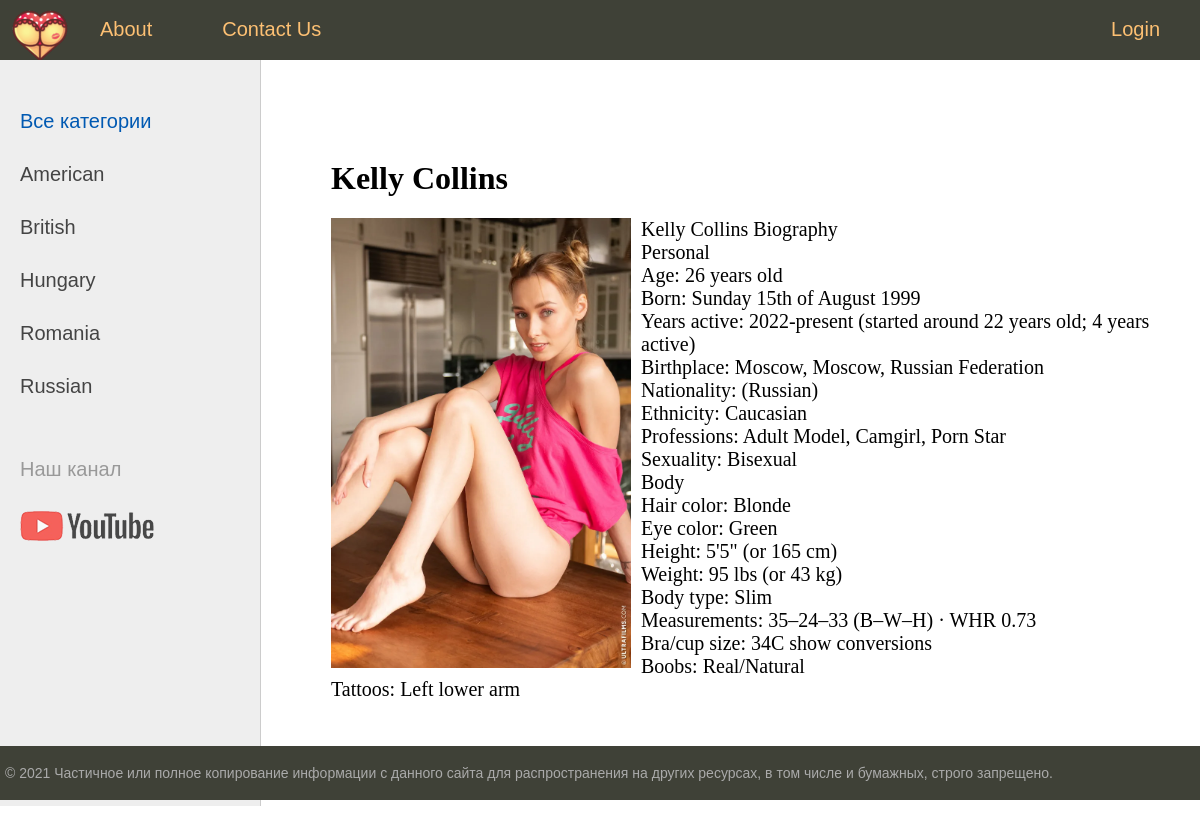
/post/kelly-collins/, run on the app's committed database.
### women/models.py (models this page shows, shortened)
class Category(models.Model):
    name=models.CharField(max_length=100,db_index=True,verbose_name='Ady')
    slug=models.SlugField(max_length=255,unique=True,db_index=True,verbose_name='URL')
    def get_absolute_url(self):
        return reverse('category',kwargs={'cat_slug':self.slug})
    class Meta:
        verbose_name='Kategoriya'
        verbose_name_plural='Kategoriyalar'
        ordering=['id']

class Women(models.Model):
    title=models.CharField(max_length=255,verbose_name='Ady')
    slug=models.SlugField(max_length=255,unique=True,db_index=True,verbose_name='URL')
    content=models.TextField(blank=True,verbose_name='Tekst')
    photo=models.ImageField(upload_to="photos/%Y/%m/%d",verbose_name='Surat')
    time_create=models.DateTimeField(auto_now_add=True,verbose_name='Doran wagty')
    time_update=models.DateTimeField(auto_now=True,verbose_name='Uytgan wagty')
    is_published=models.BooleanField(default=True,verbose_name='Publikasiya')
    cat=models.ForeignKey('Category',on_delete=models.PROTECT,verbose_name='Kategoriya')
    def __str__(self):
        return self.title
    class Meta:
        verbose_name='Pornstar'
        verbose_name_plural='PornStars'
        ordering=['-time_create','title']

### women/views.py (the view)
# urls.py: path('post/<slug:post_slug>/',ShowPost.as_view(),name='post'),
class ShowPost(DataMixin,DetailView):
    model=Women
    template_name='women/post.html'
    slug_url_kwarg='post_slug'
    context_object_name='post'
    def get_context_data(self,*,object_list=None,**kwargs):
        context=super().get_context_data(**kwargs)
        c_def=self.get_user_context(title=context['post'])
        return dict(list(context.items())+list(c_def.items()))

### women/templatetags/women_tags.py (called while the page is built)
@register.inclusion_tag('women/list_categories.html')
def show_categories(sort=None, cat_selected=0):
    if sort:
        cats=Category.objects.order_by(sort)
    else:
        cats=Category.objects.all()
    return {'cats':cats,'cat_selected':cat_selected}

### women/utils.py (called while the page is built)
    def get_user_context(self,**kwargs):
        context=kwargs
        cats=Category.objects.annotate(Count('women'))
        user_menu=menu.copy()
        if not self.request.user.is_authenticated:
            user_menu.pop(1)
        context['menu']=user_menu
        context['cats']=cats
        if 'cat_selected'not in context:
            context['cat_selected']=0
        return context

### women/templates/women/post.html
{%extends 'women/base.html'%}
{%block content%}
<h1>{{post.title}}</h1>
{%if post.photo%}
<p><img class="img-article-left" src="{{post.photo.url}}" alt="{{post.title}}"></p>
{%endif%}
{{post.content|linebreaks}}
{%endblock%}

### women/templates/women/base.html (shortened to what this page needs)
{% load static %}
{% load women_tags%}
<!DOCTYPE html>
<html>
<head>
	<link type="text/css" href="{% static 'women/css/styles.css' %}" rel="stylesheet" />
</head>
<body>
<table class="table-page" border=0 cellpadding="0" cellspacing="0">
<tr><td valign=top>
{% block mainmenu %}
		<div class="header">
			<ul id="mainmenu" class="mainmenu">
			<li class="logo"><a href="{% url 'home' %}"><div class="logo"></div></a></li>
{% for m in menu %}
	{% if not forloop.last %}
			<li><a href="{% url m.url_name %}">{{m.title}}</a></li>
	{% else %}
			<li class="last"><a href="{% url m.url_name %}">{{m.title}}</a></li>
	{% endif %}
{% endfor %}
			</ul>
		</div>
{% endblock mainmenu %}
<table class="table-content" border=0 cellpadding="0" cellspacing="0">
<tr>
	<td valign="top" class="left-chapters">
	<ul id="leftchapters">
{% if cat_selected == 0 %}
		<li class="selected">Все категории</li>
{% else %}
		<li><a href="{% url 'home' %}">Все категории</a></li>
{% endif %}
{% for c in cats %}
{% if c.women__count > 0 %}
	{% if c.pk == cat_selected %}
		<li class="selected">{{c.name}}</li>
	{% else %}
		<li><a href="{{ c.get_absolute_url }}">{{c.name}}</a></li>
	{% endif %}
{% endif %}
{% endfor %}
		<li class="share">
		<p>Наш канал</p>
		<a class="share-yt" href="https://www.youtube.com/channel/UClJzWfGWuGJL2t-3dYKcHTA/playlists" target="_blank" rel="nofollow"></a>
		</li>
	</ul>
</td>
<td valign="top" class="content">
	<div class="content-text">
{% block content %}
{% endblock %}
	</div>
</td></tr></table>
</td></tr>
<tr><td valign=top>
	<div id="footer">
		<p>&copy; 2021 Частичное или полное копирование информации с данного сайта для распространения на других ресурсах, в том числе и бумажных, строго запрещено.</p>
	</div>
</td></tr></table>
</body>
</html>

### women/static/women/css/styles.css (style rules this page uses)
html, body { font-family: 'Arial'; margin: 0; padding: 0; height: 100%; width: 100%; color: #444; }
a { color: #0059b2; text-decoration: none; }
img { max-width: 600px; height: auto; }
img.img-article-left { max-width: 300px; height: auto; float: left; padding: 0 10px 10px 0; }
.table-page { width: 100%; height: 100%; vertical-align: top; }
.table-page tr { height: 100%; }
.header { background: #3F4137; height: 60px; }
.logo { background: url('../images/logo.png') no-repeat 10px 5px; width: 70px; height: 60px; }
ul.mainmenu { list-style: none; margin: 0; padding: 0; height: 60px; color: #fdc073; font-size: 20px; overflow: hidden; }
ul.mainmenu li { float: left; margin: 18px 40px 0 30px; }
ul.mainmenu li.logo { margin: 0; }
ul.mainmenu li.last { float: right; }
ul.mainmenu li a { color: #fdc073; text-decoration: none; }
.table-content { width: 100%; min-height: 100%; height: 100%; }
.left-chapters { margin: 0; background: #eee; border-right: 1px solid #ccc; min-height: 100%; }
.left-chapters ul { width: 230px; min-height: 100%; margin: 0; padding: 20px 10px 10px 20px; list-style: none; font-size: 20px; }
.left-chapters ul li { margin: 30px 0 0 0; color: #999; }
.left-chapters ul li.selected { color: #0059b2; }
.left-chapters ul li a { color: #444; text-decoration: none; }
.left-chapters ul li.share { margin: 60px 0 0 0; }
.left-chapters ul li.share p { margin: 30px 0 30px 0; }
.left-chapters ul li.share a { display: inline-block; width: 40px; height: 40px; margin: 0 20px 0 0; }
.left-chapters ul li.share a.share-yt { width: 100%; height: 30px; background: url('../images/share_yt.png') no-repeat 0 0 }
.content { padding: 40px 20px 20px 40px; width: 100%; box-sizing: border-box; }
.content-text { margin: 60px 0 0 30px; color: #000; font-size: 20px; font-family: Yandex Sans Display Light; }
.content-text h1 { font-size: 32px; }
#footer { box-sizing: border-box; background: #3F4137; padding: 5px; color: #aaa; font-size: 14px; font-family: Verdana, Geneva, Arial, Helvetica; text-align: left; overflow: hidden; }

### data on the page
Category: name "American"
Category: name "British"
Category: name "Hungary"
Category: name "Romania"
Category: name "Russian"
Women: title "Kelly Collins", photo (picture), content "Kelly Collins Biography Personal Age: 26 years old Born: Sunday 15th of August 1999 Years active: 2022-present (started around 22 years old; 4 years active) Birthplace: Moscow, Moscow, Russian Federation Nationality: (Russian) Ethnicity: Caucasian Professions: Adult Model, Camgirl, Porn Star Sexuality: Bisexual Body Hair color: Blonde Eye color: Green Height: 5'5\" (or 165 cm) Weight: 95 lbs (or 43 kg) Body type: Slim Measurements: 35–24–33 (B–W–H) · WHR 0.73 Bra/cup size: 34C show conversions Boobs: Real/Natural Tattoos: Left lower arm"

### other printed values
{{ m.title }} "About" "Contact Us"
{{ m.title }} "Login"
